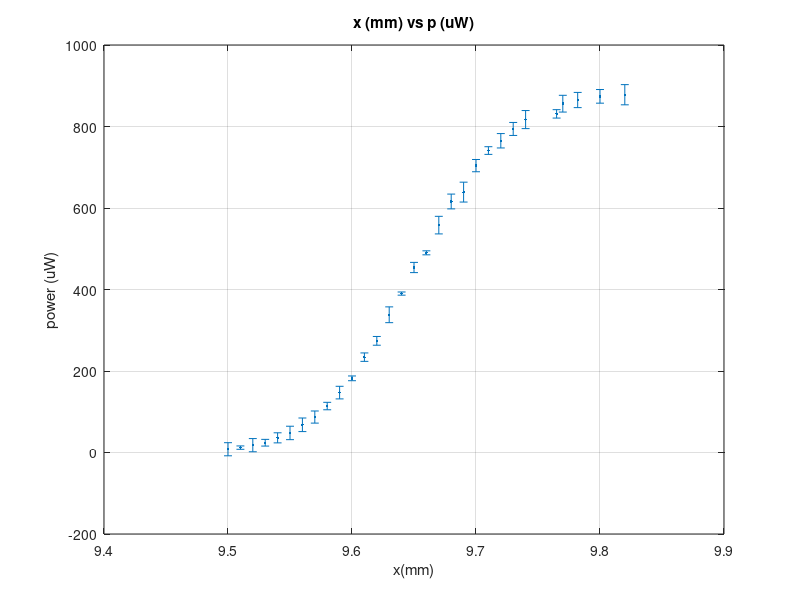
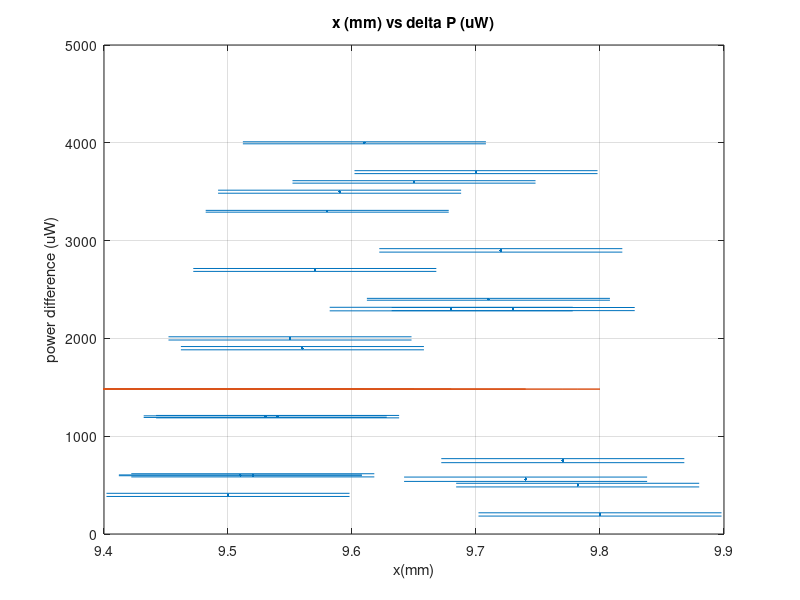

These figures' MATLAB source, in order:
%
%Beam waist 7.52
%
close all;
clear all;

x=[
9.820
9.800
9.782
9.770
9.765
9.740
9.730
9.720
9.710
9.700
9.690
9.680
9.670
9.660
9.650
9.640
9.630
9.620
9.610
9.600
9.590
9.580
9.570
9.560
9.550
9.540
9.530
9.520
9.510
9.500
];

xError = [
0.02886751346
0.02886751346
0.02886751346
0.02886751346
0.02886751346
0.02886751346
0.02886751346
0.02886751346
0.02886751346
0.02886751346
0.02886751346
0.02886751346
0.02886751346
0.02886751346
0.02886751346
0.02886751346
0.02886751346
0.02886751346
0.02886751346
0.02886751346
0.02886751346
0.02886751346
0.02886751346
0.02886751346
0.02886751346
0.02886751346
0.02886751346
0.02886751346
0.02886751346
0.02886751346
];

p=[
    878
874
865
856
831
817
794
765
741
704
639
616
558
490
454
390
338
274
234
182
147
114
87
68
48
36
24
18
12
8
];

pError=[
    24.78
16.74
18.65
20.56
10.31
22.17
15.94
17.65
9.41
15.04
24.39
18.16
21.58
4.9
12.54
3.9
19.38
10.74
10.34
5.82
15.47
9.14
14.87
16.68
16.48
12.36
8.24
16.18
4.12
16.08
 ];

errorbar(x,p,pError,'.');
grid on;
title("x (mm) vs p (uW)");
xlabel("x(mm)");
ylabel("power (uW)");


%
%seems tough to fit. will fit derivative
%

deriv =[];
deriverror=[];
x2=[];

for i=2:length(x)
    a=(p(i)-p(i-1))/(x(i)-x(i-1));
    if (a < 5000)
        deriv(i)=(p(i)-p(i-1))/(x(i)-x(i-1));
        deriverror(i)=sqrt(pError(i)^2 +xError(i)^2);
        x2(i)=x(i);
    end
end

figure;

%finding the line that will intersect with the 1/e value of the derivative
y=[];
for i=1:length(deriv)
    y(i) = (1/2.7)*max(deriv);
end

%plot(deriv);
errorbar(x2,deriv,deriverror,'.'); hold on;
plot(x2, y);
xlim([9.4, 9.9]);
grid on;
title("x (mm) vs delta P (uW)");
xlabel("x(mm)");
ylabel("power difference (uW)");

%now use cftool to fit this curve